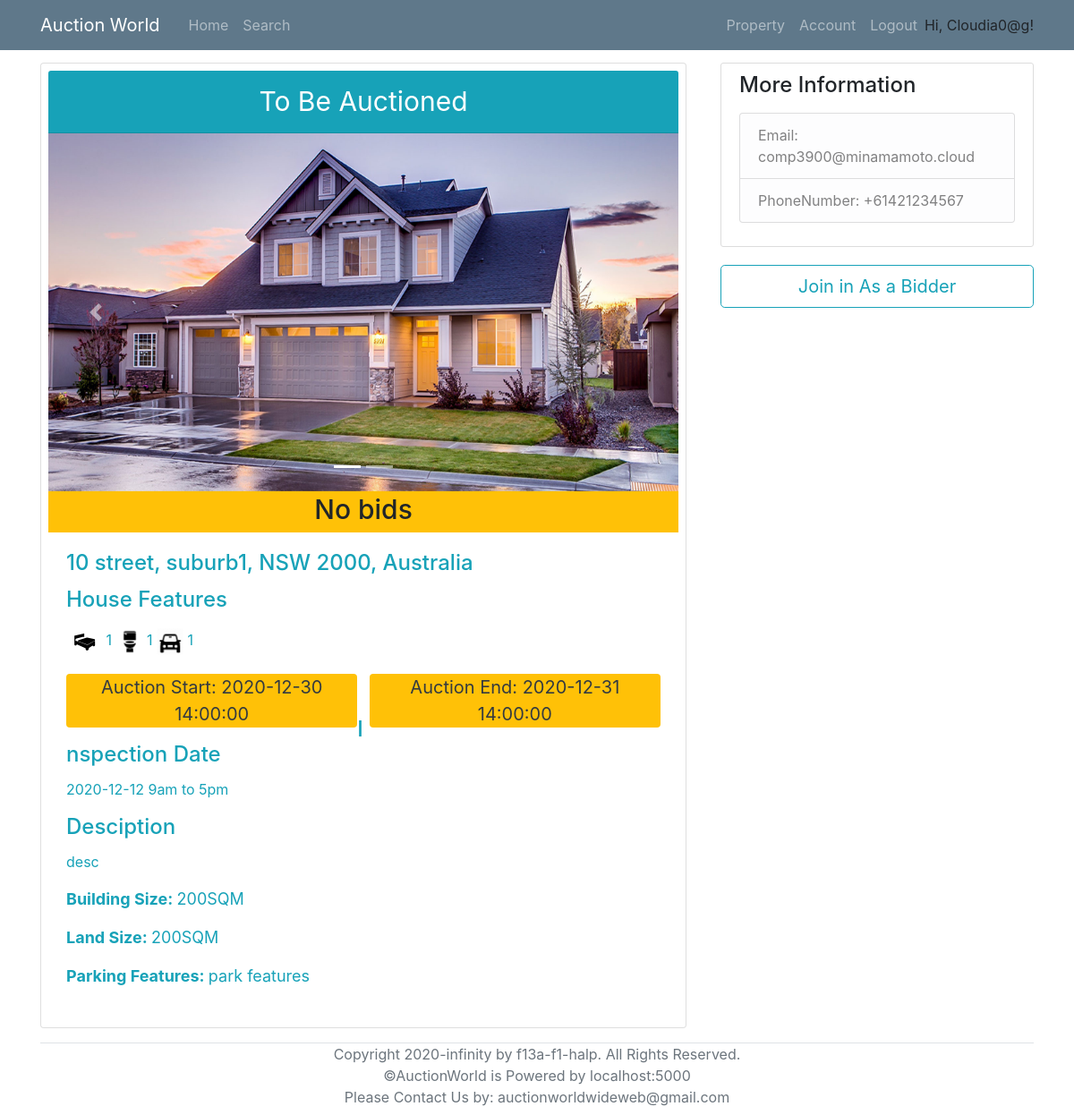
Page /viewProperty/1 (signed in) on the committed database.
### models.py (models this page shows, shortened)
class User(UserMixin, db.Model):
    __tablename__ = 'User'
    id = db.Column(db.Integer, primary_key = True)
    login_name = db.Column(db.String(collation='NOCASE') ,unique=True, nullable=False)
    email = db.Column(db.String, unique=True, nullable=False)
    password_hash = db.Column(db.String, nullable=False)
    address = db.Column(db.String(1000), nullable=False)
    date_of_birth = db.Column(db.DateTime, nullable=False)
    phone_number = db.Column(db.String,unique=True, nullable=False)
    id_confirmation = db.Column(db.String(100), nullable=True)
    auctionId = db.relationship('AuctionDetails', backref='seller', lazy='dynamic')
    properties = db.relationship('Property', backref='sellerID', lazy='dynamic')
    cards = db.relationship('BankDetails', backref='user', lazy='dynamic')
    registeredProperties = db.relationship('Property',secondary=lambda: RegisteredAssociation.__table__, backref="RegisteredBidders")

class Photos(db.Model):
    __tablename__ = 'Photos'
    id = db.Column(db.Integer, primary_key = True)
    photo = db.Column(db.String)
    property_id = db.Column(db.Integer, db.ForeignKey('Property.id'))

class Property(db.Model):
    __tablename__ = 'Property'
    id = db.Column(db.Integer, primary_key = True)
    property_type = db.Column(db.String)
    add_unit = db.Column(db.String(100))
    add_num = db.Column(db.String(100))
    add_name = db.Column(db.String(100))
    add_suburb = db.Column(db.String(100))
    add_state = db.Column(db.String(3))
    add_pc = db.Column(db.String(4))
    num_bedrooms = db.Column(db.Integer)
    num_parking = db.Column(db.Integer)
    num_bathrooms = db.Column(db.Integer)
    parking_features = db.Column(db.String)
    building_size = db.Column(db.Integer)
    land_size = db.Column(db.Integer)
    inspection_date = db.Column(db.DateTime)
    description = db.Column(db.String(2000))
    year_built = db.Column(db.Integer)
    status = db.Column(db.String)
    seller = db.Column(db.Integer, db.ForeignKey('User.id'))
    auctionId = db.relationship('AuctionDetails', backref='Property', uselist=False)
    photo_collection = db.relationship('Photos', backref='Property', lazy='dynamic')
    registeredBidders = db.relationship('User',secondary=lambda: RegisteredAssociation.__table__, backref="RegisteredProperties")

class AuctionDetails(db.Model):
    __tablename__ = 'AuctionDetails'
    id = db.Column(db.Integer, primary_key=True)
    AuctionStart = db.Column(db.DateTime, nullable=False)
    AuctionEnd = db.Column(db.DateTime, nullable=False)
    ReservePrice = db.Column(db.Float, nullable=False)
    MinBiddingGap = db.Column(db.Float, nullable=False)
    PropertyID = db.Column(db.String, db.ForeignKey('Property.id'), unique=True, nullable=False)
    SellerID = db.Column(db.Integer, db.ForeignKey('User.id'), nullable=False)

### routes.py (the view)
@app.route('/viewProperty/<property_id>', methods=['POST','GET'])
def viewProperty(property_id):
    property_info = Property.query.filter_by(id=property_id).first_or_404()
    seller = User.query.get(property_info.seller)
    auction = AuctionDetails.query.filter_by(PropertyID = property_id).first()
    if auction:
        highestBid = Bid.query.filter_by(AuctionID = auction.id).order_by(desc(Bid.Amount)).first()
        registered = RegisteredAssociation.query.filter_by(PropertyID = property_id, RegisteredBidderID=current_user.id).first()
        if datetime.now() >= auction.AuctionEnd:
            end=True
        else:
            end=False
        if datetime.now() < auction.AuctionStart or datetime.now()>auction.AuctionEnd:
            remainingTime = None
        else:
            remainingTime = humanfriendly.format_timespan(auction.AuctionEnd - datetime.now())
    else:
        highestBid = None
        registered = None
        remainingTime = None
        end=False
    return render_template('viewProperty.html', title='View Property', property=property_info, seller= seller, auction=auction, highestBid=highestBid, registered=registered, remainingTime=remainingTime, end=end)

### models.py (called while the page is built)
@login_manager.user_loader
def load_user(id):
    return User.query.get(id)

### templates/viewProperty.html (shortened to what this page needs)
{% extends "base.html" %}
{% block content %}
<div class="row">
    {% if current_user.id != seller.id %}
        <div class="col-md-8">
            <div class="card p-2 col-md-3.8 mr-2 mb-3">
    {% else %}
        <div class="col-md-10">
            <div class="card p-2 col-md-3.8 ml-3 mr-2 mb-3">
    {% endif %}
                    <div class="card-header text-center bg-info text-white" style="font-size: 30px;">
                        {% if property.status == "auction" %}
                            To Be Auctioned
                        {% elif property.status == "sold" %}
                            Sold
                        {% elif property.status == "Under Offer" %}
                            Under Offer
                        {% endif %}
                    </div>
                    {% if property.photo_collection.count() == 0 %}
						<img class="card-img-top" src="/static/propertyImage/Sample.jpg" alt="Card image cap" >
                    {% else %}
                    <div id="carouselExampleIndicators" class="carousel slide" data-ride="carousel">
                        <ol class="carousel-indicators">
                            <li data-target="#carouselExampleIndicators" data-slide-to="0" class="active"></li>
                            {% for i in range(1,property.photo_collection.count()) %}
                                <li data-target="#carouselExampleIndicators" data-slide-to={{i}}></li>
                            {% endfor %}
                        </ol>
                        <div class="carousel-inner">
                            {% for i in property.photo_collection %}
                                {% if i.photo == property.photo_collection.first().photo %}
                                    <div class="carousel-item active">
                                        <img class="d-block w-100" src="/static/propertyImage/{{i.photo}}" alt="Image" style="width: 100%; height: 400px;">
                                    </div>
                                {% else %}
                                    <div class="carousel-item">
                                        <img class="d-block w-100" src="/static/propertyImage/{{i.photo}}" alt="Image" style="width: 100%; height: 400px;">
                                    </div>
                                {% endif %}
                            {% endfor %}
                        </div>
                        <a class="carousel-control-prev" href="#carouselExampleIndicators" role="button" data-slide="prev">
                            <span class="carousel-control-prev-icon" aria-hidden="true"></span>
                        </a>
                        <a class="carousel-control-next" href="#carouselExampleIndicators" role="button" data-slide="next">
                            <span class="carousel-control-next-icon" aria-hidden="true"></span>
                        </a>
                    </div>
                    {% endif %}
                    <h6 class="card-subtitle pt-2 pb-2 text-center bg-warning" style="font-size: 30px;" >
                        {% if highestBid:%}
                            Highest Bid: ${{highestBid.Amount}}
                        {% else %}
                            No bids
                        {% endif%}
                    </h6>
                    <div class="card-body text-info">
                        <h4 class="card-title">
                            {{property.add_num}} {{property.add_name}}, {{property.add_suburb}}, {{property.add_state}} {{property.add_pc}}, Australia
                        </h4>
                        <h4 class="card-title">{{property.property_type}} Features </h4>
                        <p class="card-text">
							<span><img src="/static/icons/bedicon.png" alt="Card image cap" style="width:40px; height: 40px;"> {{property.num_bedrooms}}</span>
							<span><img src="/static/icons/restroom.png" alt="Card image cap" style="width:30px; height: 30px;"> {{property.num_bathrooms}}</span>
                            <span><img src="/static/icons/car.png" alt="Card image cap" style="width:30px; height: 30px;"> {{property.num_parking}}</span> <br>
                        </p>
                        {% if auction.AuctionStart and auction.AuctionEnd %}
                            <p class="text-dark bg-warning rounded pl-2 pr-2 mb-0 text-center" style="width: 49%; float: left; font-size: 20px;"> Auction Start: {{auction.AuctionStart}} </p>
                            <p class="text-dark bg-warning rounded pl-2 pr-2 mb-0 text-center" style="width: 49%; float: right; font-size: 20px;"> Auction End: {{auction.AuctionEnd}} </p> <br><br>
                        {% endif %}
                        <h4 class="card-title">Inspection Date</h4>
                        {% if property.inspection_date %}
                            <p class="card-text">{{property.inspection_date.year}}-{{property.inspection_date.month}}-{{property.inspection_date.day}} 9am to 5pm</p>
                        {% else %}
                            <p class="card-text">The inspection date has not been setted up yet, please wait or you can contact us to make a schedule for you to visit.</p>
                        {% endif %}
                        <h4 class="card-title"> Desciption </h4>
                        <p class="card-text">{{property.description}}</p>
                        <p style="font-size: 18px;"> <strong>Building Size: </strong>{{property.building_size}}SQM</p>
                        <p style="font-size: 18px;"> <strong>Land Size: </strong>{{property.land_size}}SQM</p>
                        <p style="font-size: 18px;"> <strong>Parking Features: </strong>  {{property.parking_features}}</p>
                    </div>
                </div>
    </div>
    {% if current_user.id != seller.id %}
        <div class="col-md-4">
            <div class="content-section">
                <h4>More Information</h4>
                <p class='text-muted'>
                <ul class="list-group">
                    <li class="list-group-item list-group-item-light">Email: comp3900@minamamoto.cloud</li>
                    <li class="list-group-item list-group-item-light">PhoneNumber: +61421234567</li>
                </ul>
                </p>
            </div>
            {% if auction %}
                {% if property.status=='sold' or property.status=='Under Offer' or end %}
                <a href="{{ url_for( 'viewAuction', AuctionID_= auction.id ) }}" >
                    <button class ="btn btn-outline-info btn-lg" style="width: 100%;" type="submit" disabled>Auction Ends</button>
                </a>
                {% elif registered %}
                <a href="{{ url_for( 'viewAuction', AuctionID_= auction.id ) }}" >
                    <button class ="btn btn-outline-info btn-lg" style="width: 100%;" type="submit" >Place a Bid</button>
                </a>
                {% else %}
                <a href="{{ url_for( 'viewAuction', AuctionID_= auction.id ) }}" >
                    <button class ="btn btn-outline-info btn-lg" style="width: 100%;" type="submit" > Join in As a Bidder</button>
                </a>
                {% endif %}
            {% else %}
                <p class="badge badge-pill badge-info" style="font-size: 18px;">No auction setted up yet, please wait.</p>
                <a href="{{ url_for( 'viewAuction', AuctionID_= auction.id ) }}" >
                    <button class ="btn btn-outline-info btn-lg" style="width: 100%;" type="submit" disabled> Join in As a Bidder</button>
                </a>
            {% endif %}
        </div>
    {% endif %}
</div>
{% endblock %}

### templates/base.html (shortened to what this page needs)
<!DOCTYPE html>
<html lang="en">
<head>
    <link rel="stylesheet" type="text/css" href="../static/css/main.css">
    <link rel="stylesheet" href="https://maxcdn.bootstrapcdn.com/bootstrap/4.0.0/css/bootstrap.min.css">
</head>
<body>
    <header class="site-header">
        <nav class="navbar navbar-expand-md navbar-dark bg-steel fixed-top">
          <div class="container">
            <a class="navbar-brand mr-4" href="/" >Auction World</a>
            <div class="collapse navbar-collapse" id="navbarToggle">
              <div class="navbar-nav mr-auto">
                <a class="nav-item nav-link" href="{{ url_for('home') }}">Home</a>
                <a class="nav-item nav-link" href="/search">Search</a>
              </div>
              <div class="navbar-nav">
                {% if current_user.is_authenticated %}
                  <a class="nav-item nav-link" href="/property">Property</a>
                  <a class="nav-item nav-link" href={{ url_for("account", user_id=current_user.id) }}>Account</a>
                  <a class="nav-item nav-link" href="/logout">Logout</a>
                  <p style="margin-top: 8px; margin-bottom: 0px;">Hi, {{ current_user.login_name }}!</p>
                {% endif %}
              </div>
            </div>
          </div>
        </nav>
      </header>
      <main role="main" class="container" style="margin-top: 70px;">
        <div class="row">
          <div class="col-md-12">
            {% block content %}{% endblock %}
          </div>
        </div>
        <div class="border-top relative-bottom text-center text-muted mb-2" >
          Copyright 2020-infinity by f13a-f1-halp. All Rights Reserved. <br>
          ©AuctionWorld is Powered by localhost:5000 <br>
          Please Contact Us by: auctionworldwideweb@gmail.com
        </div>
      </main>
</body>
</html>

### static/css/main.css (style rules this page uses)
body { background: #fafafa; color: #333333; margin-top: 5rem; }
h1, h2, h3, h4, h5, h6 { color: #444444; }
.bg-steel { background-color: #5f788a; }
.site-header .navbar-nav .nav-link { color: #cbd5db; }
.content-section { background: #ffffff; padding: 10px 20px; border: 1px solid #dddddd; border-radius: 3px; margin-bottom: 20px; }

### rows in the picture
User: login_name "Cloudia0@g"
Photos: photo (picture)
Property: add_num "10", add_name "street", add_suburb "suburb1", add_state "NSW", add_pc "2000", property_type "House", num_bedrooms "1", num_bathrooms "1", num_parking "1", inspection_date.year "2020", inspection_date.month "12", inspection_date.day "12", description "desc", building_size "200", land_size "200", parking_features "park features"
AuctionDetails: AuctionStart "2020-12-30 14:00:00", AuctionEnd "2020-12-31 14:00:00"
